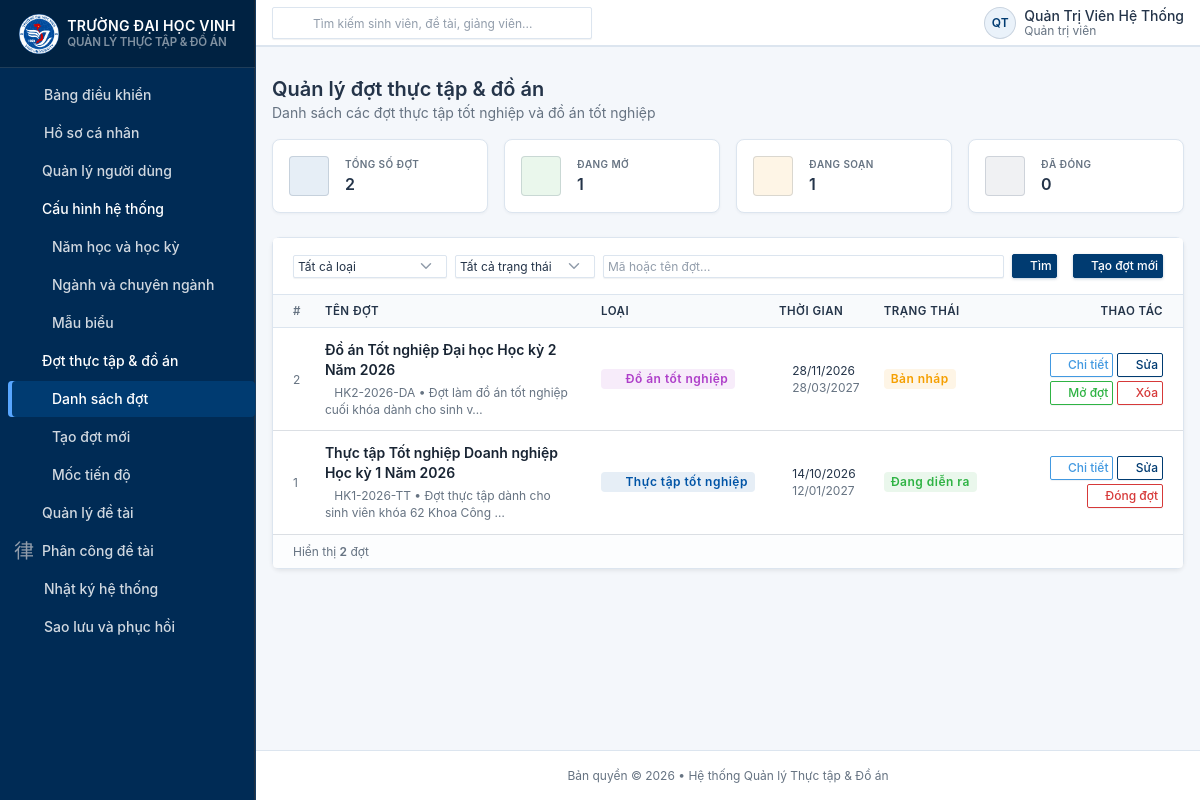
The page /periods (signed in) on the database its author committed.
### tables this page shows
CREATE TABLE IF NOT EXISTS `internship_periods` (
    `id` INT UNSIGNED AUTO_INCREMENT PRIMARY KEY COMMENT 'Khóa chính tự tăng',
    `code` VARCHAR(50) NOT NULL COMMENT 'Mã đợt định danh duy nhất (vd: HK1-2026-TT, HK2-2026-DA)',
    `name` VARCHAR(150) NOT NULL COMMENT 'Tên hiển thị của đợt thực tập / đồ án',
    `type` ENUM('internship', 'graduation_project') NOT NULL COMMENT 'Loại đợt: internship (Thực tập) hoặc graduation_project (Đồ án tốt nghiệp)',
    `start_date` DATE NOT NULL COMMENT 'Ngày bắt đầu đợt (YYYY-MM-DD)',
    `end_date` DATE NOT NULL COMMENT 'Ngày kết thúc đợt (YYYY-MM-DD)',
    `status` ENUM('draft', 'active', 'closed') NOT NULL DEFAULT 'draft' COMMENT 'Trạng thái đợt: draft (Nháp/Chưa mở), active (Đang diễn ra), closed (Đã kết thúc/Đóng)',
    `description` TEXT NULL COMMENT 'Mô tả chi tiết, quy định hoặc thông báo cho đợt',
    `created_at` DATETIME NOT NULL DEFAULT CURRENT_TIMESTAMP COMMENT 'Thời điểm tạo bản ghi',
    `updated_at` DATETIME NOT NULL DEFAULT CURRENT_TIMESTAMP ON UPDATE CURRENT_TIMESTAMP COMMENT 'Thời điểm cập nhật cuối',
    UNIQUE KEY `uk_internship_periods_code` (`code`),
    INDEX `idx_internship_periods_status` (`status`),
    INDEX `idx_internship_periods_type` (`type`),
    INDEX `idx_internship_periods_dates` (`start_date`, `end_date`),
    CONSTRAINT `chk_period_dates` CHECK (`end_date` >= `start_date`)
);

### app/Core/Controller.php (called while the page is built, shortened)
<?php
class Controller
{
    protected function render(string $view, array $data = []): void
    {
        $viewPath = dirname(__DIR__) . '/Views/' . str_replace('.', '/', $view) . '.php';
        extract($data);
        require $viewPath;
    }
}

### app/Models/InternshipPeriod.php (called while the page is built, shortened)
<?php
class InternshipPeriod
{
    public static function all(array $filters = []): array
    {
        $pdo = Database::getConnection();
        $sql = 'SELECT * FROM `internship_periods` WHERE 1=1';
        $params = [];
        $sql .= ' ORDER BY `start_date` DESC, `id` DESC';
        $stmt = $pdo->prepare($sql);
        $stmt->execute($params);
        return $stmt->fetchAll(PDO::FETCH_ASSOC);
    }
}

### app/Views/periods/index.php (the view, shortened to what this page needs)
<?php
require dirname(__DIR__) . '/layouts/header.php';
$escape       = static fn(mixed $v): string => htmlspecialchars((string) $v, ENT_QUOTES, 'UTF-8');
$periods      = $periods      ?? [];
$filters      = $filters      ?? ['type' => '', 'status' => '', 'keyword' => ''];
$typeLabels   = $typeLabels   ?? [];
$statusLabels = $statusLabels ?? [];
$countActive = count(array_filter($periods, fn($p) => ($p['status'] ?? '') === 'active'));
$countDraft  = count(array_filter($periods, fn($p) => ($p['status'] ?? '') === 'draft'));
$countClosed = count(array_filter($periods, fn($p) => ($p['status'] ?? '') === 'closed'));
?>
<div class="container-xl">
    <div class="row row-deck row-cards mb-4">
        <div class="col-sm-6 col-lg-3">
            <div class="card card-sm">
                <div class="card-body">
                    <div class="row align-items-center">
                        <div class="col-auto">
                            <span class="avatar bg-blue-lt text-blue">
                                <i class="ti ti-calendar fs-2"></i>
                            </span>
                        </div>
                        <div class="col">
                            <div class="subheader">Tổng số đợt</div>
                            <div class="h3 mb-0"><?= count($periods) ?></div>
                        </div>
                    </div>
                </div>
            </div>
        </div>
        <div class="col-sm-6 col-lg-3">
            <div class="card card-sm">
                <div class="card-body">
                    <div class="row align-items-center">
                        <div class="col-auto">
                            <span class="avatar bg-green-lt text-green">
                                <i class="ti ti-circle-check fs-2"></i>
                            </span>
                        </div>
                        <div class="col">
                            <div class="subheader">Đang mở</div>
                            <div class="h3 mb-0"><?= $countActive ?></div>
                        </div>
                    </div>
                </div>
            </div>
        </div>
        <div class="col-sm-6 col-lg-3">
            <div class="card card-sm">
                <div class="card-body">
                    <div class="row align-items-center">
                        <div class="col-auto">
                            <span class="avatar bg-yellow-lt text-yellow">
                                <i class="ti ti-edit-circle fs-2"></i>
                            </span>
                        </div>
                        <div class="col">
                            <div class="subheader">Đang soạn</div>
                            <div class="h3 mb-0"><?= $countDraft ?></div>
                        </div>
                    </div>
                </div>
            </div>
        </div>
        <div class="col-sm-6 col-lg-3">
            <div class="card card-sm">
                <div class="card-body">
                    <div class="row align-items-center">
                        <div class="col-auto">
                            <span class="avatar bg-secondary-lt text-secondary">
                                <i class="ti ti-lock fs-2"></i>
                            </span>
                        </div>
                        <div class="col">
                            <div class="subheader">Đã đóng</div>
                            <div class="h3 mb-0"><?= $countClosed ?></div>
                        </div>
                    </div>
                </div>
            </div>
        </div>
    </div>
    <div class="card shadow-sm">
        <div class="card-header d-flex flex-column flex-md-row align-items-md-center gap-3 py-3">
            <div class="flex-fill">
                <form method="GET" action="<?= $escape($baseUrl) ?>/periods"
                      class="row g-2 align-items-end">
                    <div class="col-auto">
                        <select class="form-select form-select-sm" id="type-filter" name="type"
                                style="min-width:140px">
                            <option value="">Tất cả loại</option>
                        </select>
                    </div>
                    <div class="col-auto">
                        <select class="form-select form-select-sm" id="status-filter" name="status"
                                style="min-width:140px">
                            <option value="">Tất cả trạng thái</option>
                        </select>
                    </div>
                    <div class="col">
                        <input type="text" class="form-control form-control-sm"
                               id="keyword-filter" name="keyword"
                               value="<?= $escape($filters['keyword'] ?? '') ?>"
                               placeholder="Mã hoặc tên đợt...">
                    </div>
                    <div class="col-auto">
                        <button type="submit" class="btn btn-sm btn-primary">
                            <i class="ti ti-search me-1"></i>Tìm
                        </button>
                    </div>
                </form>
            </div>
            <div class="flex-shrink-0">
                <a href="<?= $escape($baseUrl) ?>/periods/create" class="btn btn-primary btn-sm">
                    <i class="ti ti-plus me-1"></i>Tạo đợt mới
                </a>
            </div>
        </div>
        <div class="table-responsive">
            <table class="table table-vcenter table-hover card-table">
                <thead>
                    <tr>
                        <th class="w-1 text-secondary">#</th>
                        <th>Tên đợt</th>
                        <th>Loại</th>
                        <th>Thời gian</th>
                        <th>Trạng thái</th>
                        <th class="text-end">Thao tác</th>
                    </tr>
                </thead>
                <tbody>
                <?php if (empty($periods)): ?>
                    <tr>
                        <td colspan="6" class="text-center py-5 text-secondary">
                            <i class="ti ti-calendar-off d-block mb-2" style="font-size:2rem;opacity:.4"></i>
                            <div class="fw-medium">Chưa có đợt nào</div>
                            <div class="small mt-1">
                                <a href="<?= $escape($baseUrl) ?>/periods/create">Tạo đợt thực tập đầu tiên</a>
                            </div>
                        </td>
                    </tr>
                <?php else: ?>
                    <?php foreach ($periods as $period): ?>
                        <?php
                            $pStatus = (string)($period['status'] ?? 'draft');
                            $pType   = (string)($period['type']   ?? 'internship');
                            $startFmt = !empty($period['start_date']) ? date('d/m/Y', strtotime($period['start_date'])) : '—';
                            $endFmt   = !empty($period['end_date'])   ? date('d/m/Y', strtotime($period['end_date']))   : '—';
                            $typeBadgeMap = [
                                'internship'         => 'bg-blue-lt text-blue',
                                'graduation_project' => 'bg-purple-lt text-purple',
                            ];
                            $typeIconMap = [
                                'internship'         => 'ti-briefcase',
                                'graduation_project' => 'ti-school',
                            ];
                            $statusBadgeMap = [
                                'draft'  => 'bg-yellow-lt text-yellow',
                                'active' => 'bg-success-lt text-success',
                                'closed' => 'bg-secondary-lt text-secondary',
                            ];
                            $quickToggle = null;
                            if ($pStatus === 'draft') {
                                $quickToggle = ['newStatus' => 'active', 'label' => 'Mở đợt',  'icon' => 'ti-player-play', 'cls' => 'btn-outline-success',  'msg' => 'Kích hoạt đợt này cho sinh viên tham gia?'];
                            } elseif ($pStatus === 'active') {
                                $quickToggle = ['newStatus' => 'closed', 'label' => 'Đóng đợt', 'icon' => 'ti-lock',        'cls' => 'btn-outline-danger',   'msg' => 'Đóng đợt này? Sinh viên sẽ không nộp thêm được.'];
                            } elseif ($pStatus === 'closed') {
                                $quickToggle = ['newStatus' => 'active', 'label' => 'Mở lại',   'icon' => 'ti-lock-open',   'cls' => 'btn-outline-primary',  'msg' => 'Mở lại đợt này?'];
                            }
                        ?>
                        <tr>
                            <td class="text-secondary small"><?= (int)$period['id'] ?></td>
                            <td>
                                <div class="fw-semibold text-dark mb-1">
                                    <a href="<?= $escape($baseUrl) ?>/periods/detail?id=<?= (int)$period['id'] ?>"
                                       class="text-reset text-decoration-none link-hover">
                                        <?= $escape($period['name'] ?? '') ?>
                                    </a>
                                </div>
                                <div class="text-secondary small">
                                    <i class="ti ti-hash"></i><?= $escape($period['code'] ?? '') ?>
                                    <?php if (!empty($period['description'])): ?>
                                        &bull; <?= $escape(mb_substr($period['description'], 0, 50)) ?><?= mb_strlen($period['description']) > 50 ? '…' : '' ?>
                                    <?php endif; ?>
                                </div>
                            </td>
                            <td>
                                <span class="badge <?= $escape($typeBadgeMap[$pType] ?? 'bg-secondary-lt text-secondary') ?>">
                                    <i class="ti <?= $escape($typeIconMap[$pType] ?? 'ti-calendar') ?> me-1"></i>
                                    <?= $escape($typeLabels[$pType] ?? $pType) ?>
                                </span>
                            </td>
                            <td>
                                <div class="small">
                                    <i class="ti ti-calendar me-1 text-secondary"></i><?= $escape($startFmt) ?>
                                </div>
                                <div class="small text-secondary">
                                    <i class="ti ti-calendar-off me-1"></i><?= $escape($endFmt) ?>
                                </div>
                            </td>
                            <td>
                                <span class="badge <?= $escape($statusBadgeMap[$pStatus] ?? 'bg-secondary-lt') ?>">
                                    <?= $escape($statusLabels[$pStatus] ?? $pStatus) ?>
                                </span>
                            </td>
                            <td class="text-end">
                                <div class="d-flex justify-content-end gap-1 flex-wrap">
                                    <a href="<?= $escape($baseUrl) ?>/periods/detail?id=<?= (int)$period['id'] ?>"
                                       class="btn btn-sm btn-outline-info">
                                        <i class="ti ti-eye me-1"></i>Chi tiết
                                    </a>
                                    <a href="<?= $escape($baseUrl) ?>/periods/edit?id=<?= (int)$period['id'] ?>"
                                       class="btn btn-sm btn-outline-primary">
                                        <i class="ti ti-pencil me-1"></i>Sửa
                                    </a>
                                    <?php if ($quickToggle !== null): ?>
                                        <button type="button"
                                                class="btn btn-sm <?= $escape($quickToggle['cls']) ?> btn-quick-toggle"
                                                data-period-id="<?= (int)$period['id'] ?>"
                                                data-new-status="<?= $escape($quickToggle['newStatus']) ?>"
                                                data-confirm-msg="<?= $escape($quickToggle['msg']) ?>">
                                            <i class="ti <?= $escape($quickToggle['icon']) ?> me-1"></i><?= $escape($quickToggle['label']) ?>
                                        </button>
                                    <?php endif; ?>
                                    <?php if ($pStatus === 'draft'): ?>
                                        <button type="button"
                                                class="btn btn-sm btn-outline-danger btn-delete-period"
                                                data-bs-toggle="modal"
                                                data-bs-target="#modalDeletePeriod"
                                                data-period-id="<?= (int)$period['id'] ?>"
                                                data-period-name="<?= $escape($period['name'] ?? '') ?>"
                                                title="Xóa đợt bản nháp">
                                            <i class="ti ti-trash me-1"></i>Xóa
                                        </button>
                                    <?php endif; ?>
                                </div>
                            </td>
                        </tr>
                    <?php endforeach; ?>
                <?php endif; ?>
                </tbody>
            </table>
        </div>
        <?php if (!empty($periods)): ?>
            <div class="card-footer d-flex align-items-center justify-content-between py-2">
                <p class="m-0 text-secondary small">
                    Hiển thị <strong><?= count($periods) ?></strong> đợt
                </p>
            </div>
        <?php endif; ?>
    </div>
</div>
<?php require dirname(__DIR__) . '/layouts/footer.php'; ?>

### rows shown on the page
internship_periods: id "2", name "Đồ án Tốt nghiệp Đại học Học kỳ 2 Năm 2026", code "HK2-2026-DA", description "Đợt làm đồ án tốt nghiệp cuối khóa dành cho sinh v", type "Đồ án tốt nghiệp", start_date "28/11/2026", end_date "28/03/2027", status "Bản nháp", label "Mở đợt"
internship_periods: id "1", name "Thực tập Tốt nghiệp Doanh nghiệp Học kỳ 1 Năm 2026", code "HK1-2026-TT", description "Đợt thực tập dành cho sinh viên khóa 62 Khoa Công", type "Thực tập tốt nghiệp", start_date "14/10/2026", end_date "12/01/2027", status "Đang diễn ra", label "Đóng đợt"

### other values the page prints
$title "Năm học và học kỳ Ngành và chuyên ngành Mẫu biểu Nhật ký hệ thống Sao lưu và phục hồi"
$escape($headerInitials) "QT"
$escape($currentFullName) "Quản Trị Viên Hệ Thống"
$escape($displayRole) "Quản trị viên"
$escape($pageHeading) "Quản lý đợt thực tập & đồ án"
$escape($pageDescription) "Danh sách các đợt thực tập tốt nghiệp và đồ án tốt nghiệp"
count($periods) "2"
$countActive "1"
$countDraft "1"
$countClosed "0"
